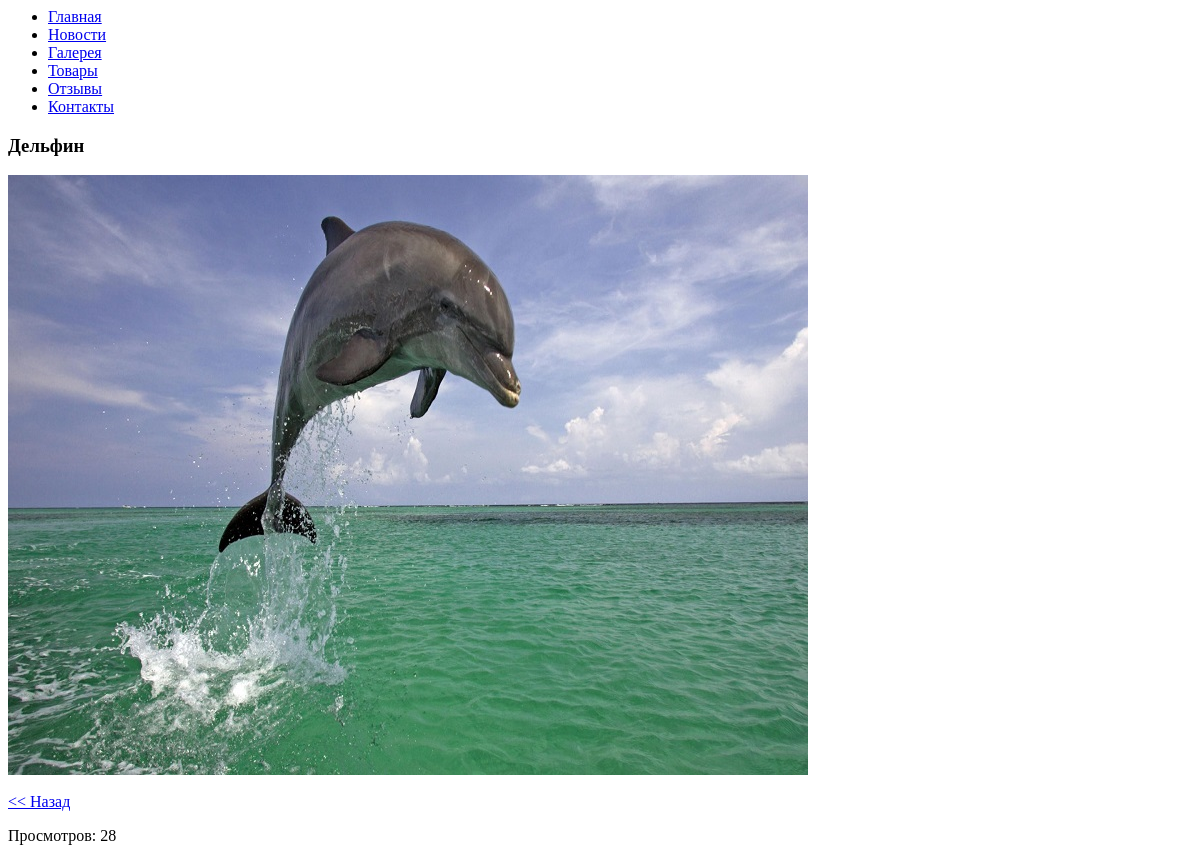
The app's page /image.php?id=1, older data.
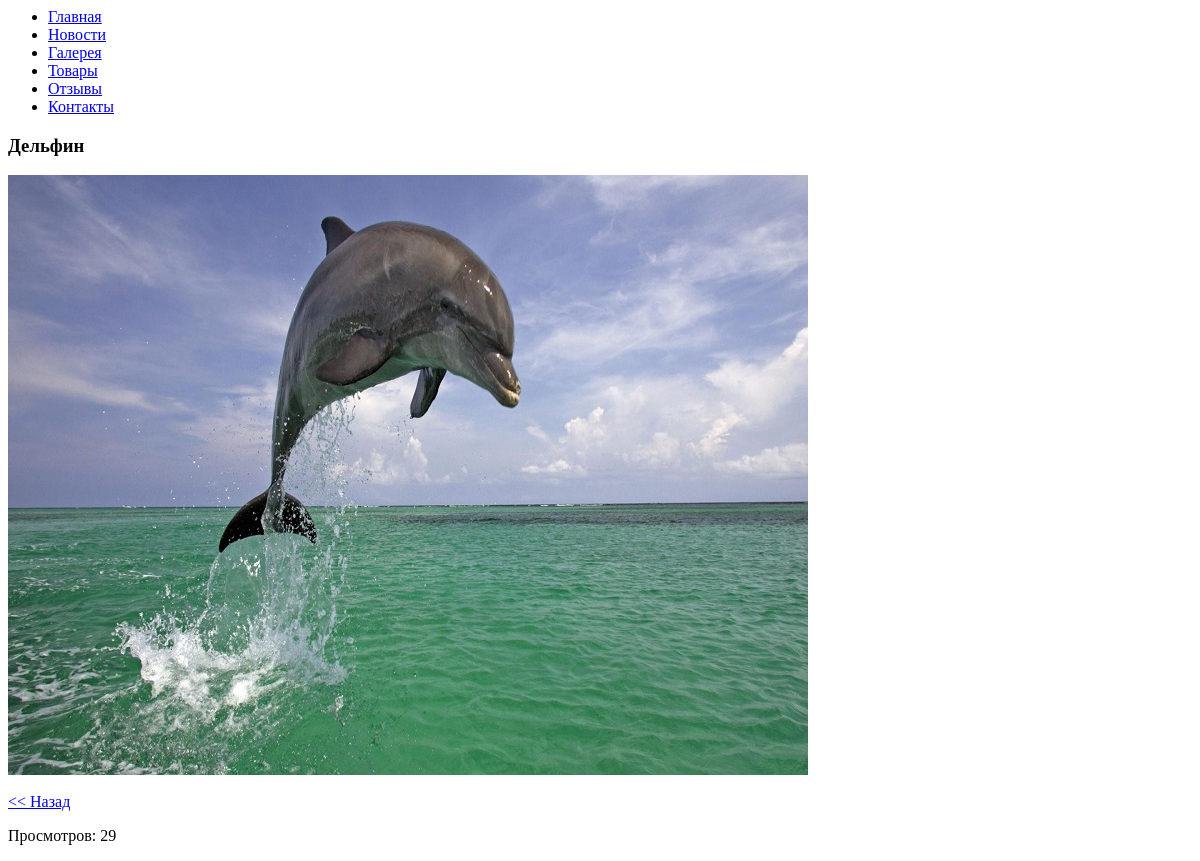
The same page, newer data.
### tables this page shows
CREATE TABLE `gallery` (
  `id` smallint(5) UNSIGNED NOT NULL,
  `url` varchar(255) NOT NULL,
  `size` int(10) UNSIGNED NOT NULL,
  `name` varchar(255) NOT NULL,
  `description` varchar(1024) DEFAULT NULL,
  `views` smallint(6) DEFAULT NULL
);

### engine/db.php (called while the page is built, shortened)
<?php
function createConnection()
{
    $db = mysqli_connect(DB_HOST, DB_USER, DB_PASS, DB_NAME);
    mysqli_set_charset($db, 'utf8');
    return $db;
}
function execQuery($sql, $db=null)
{
    if (!$db) {
        $db = createConnection();
    }
    $result = mysqli_query($db, $sql);
    return $result;
}
function getAssocResult($sql)
{
    $db = createConnection();
    $result = mysqli_query($db, $sql);
    $arrayResult = [];
    while ($row = mysqli_fetch_assoc($result)) {
        $arrayResult[] = $row;
    }
    return $arrayResult;
}
function getSingle($sql)
{
    $result = getAssocResult($sql);
    return $result[0];
}

### engine/gallery.php (called while the page is built, shortened)
<?php
function getImage($id)
{
    $id = (int)$id;
    $sql = "SELECT * FROM `gallery` WHERE `id` = $id";
    return getSingle($sql);
}
function showImage($id)
{
    $id = (int)$id;
    $image = getImage($id);
    $image['views']++;
    return render(TEMPLATES_DIR . 'image.tpl', $image);
}
function updateViews(
    $id,
    $views
)
{
    $id = (int)$id;
    $viewsStr = strval($views);
    $sql = "UPDATE `gallery` SET `views`=$viewsStr WHERE `id` = $id";
    return execQuery($sql);
}

### engine/functions.php (called while the page is built, shortened)
<?php
function render($file, $variables = [])
{
	$templateContent = file_get_contents($file);
	foreach ($variables as $varName => $varValue) {
		$varName = '{{' . strtoupper($varName) . '}}';
		$templateContent = str_replace($varName, $varValue, $templateContent);
	}
	return $templateContent;
}

### public/image.php (the view, shortened to what this page needs)
<?php
$id = isset($_GET['id']) ? $_GET['id'] : false;
$id = (int)$id;
echo  showImage($id);

Row changes from the older to the newer data that the page shows:
changed gallery: showImage($id) "Главная Новости Галерея Товары Отзывы Контакты Дельфин << Назад Просмотров: 28" → "Главная Новости Галерея Товары Отзывы Контакты Дельфин << Назад Просмотров: 29"
